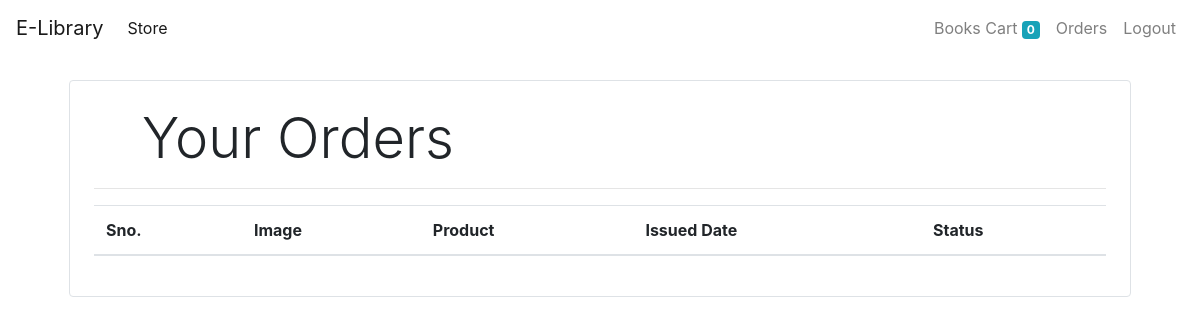
The page /orders (signed in) on the database as committed earlier.
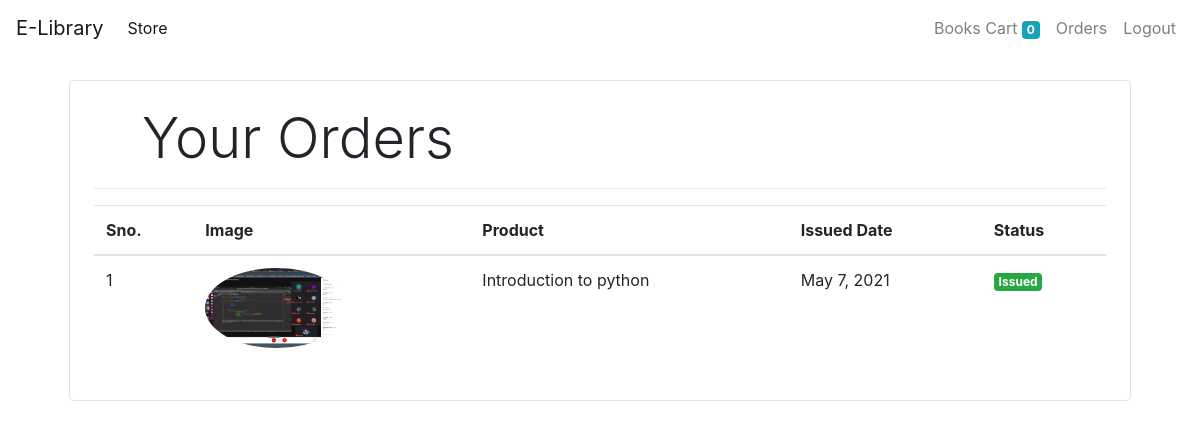
The same page on the database as committed later.
### store/models/orders.py (models this page shows, shortened)
class Order(models.Model):
    product = models.ForeignKey(Product,
                                on_delete=models.CASCADE)
    customer = models.ForeignKey(Customer,
                                 on_delete=models.CASCADE)
    quantity = models.IntegerField(default=1)
    price = models.IntegerField()
    address = models.CharField(max_length=50, default='', blank=True)
    phone = models.CharField(max_length=50, default='', blank=True)
    date = models.DateField(default=datetime.datetime.today)
    status = models.BooleanField(default=False)
    @staticmethod
    def get_orders_by_customer(customer_id):
        return Order.objects.filter(customer=customer_id).order_by('-date')

### store/models/product.py (models this page shows, shortened)
class Product(models.Model):
    name = models.CharField(max_length=50)
    Isbn = models.IntegerField(default=0)
    category = models.ForeignKey(Category, on_delete=models.CASCADE, default=1)
    description = models.CharField(max_length=200, default='' , null=True , blank=True)
    author= models.CharField(max_length=200,default='',null=True,blank=True)
    image = models.ImageField(upload_to='uploads/products/')

### store/middlewares/auth.py (the view)
    def middleware(request):
        print(request.session.get('customer'))
        returnUrl = request.META['PATH_INFO']
        print(request.META['PATH_INFO'])
        if not request.session.get('customer'):
           return redirect(f'login?return_url={returnUrl}')
        response = get_response(request)
        return response

### store/views/orders.py (called while the page is built)
    def get(self , request ):
        customer = request.session.get('customer')
        orders = Order.get_orders_by_customer(customer)
        print(orders)
        return render(request , 'orders.html'  , {'orders' : orders})

### store/templates/orders.html
{% extends 'base.html' %}
{% block content %}
{% load cart %}
{% load custom_filter %}
<div class="container">
   <div class="border rounded p-4 m-4">
        <p class="display-4 pl-4 ml-4">Your Orders</p>
        <hr>
        <table class="table">
            <thead>
                <tr>
                    <th>Sno.</th>
                    <th>Image</th>
                    <th>Product</th>
                    <th>Issued Date</th>
                    <th>Status</th>
                </tr>
            </thead>
            <tbody>
                {% for order in orders %}
                <tr>
                    <td>{{forloop.counter}}</td>
                    <td><img style="height: 80px;" class="rounded-circle" src="{{order.product.image.url}}" alt=""></td>
                    <td>{{order.product.name}}</td>
                    <td>{{order.date}}</td>
                    {% if order.status %}
                    <td><small class="badge badge-success">Issued</small></td>
                    {%else%}
                    <td><small class="badge badge-warning">Pending</small></td>
                    {% endif %}
                </tr>
                {% endfor %}
            </tbody>
        </table>
   </div>
</div>
{% endblock %}

### store/templates/base.html (shortened to what this page needs)
<!doctype html>
<html lang="en">
<head>
  <link rel="stylesheet" href="https://maxcdn.bootstrapcdn.com/bootstrap/4.0.0/css/bootstrap.min.css"
>
</head>
<body>
  <nav class="one-edge-shadow
  sticky-top navbar
  navbar-expand-lg
   navbar-light bg-white">
    <a class="navbar-brand" href="/">E-Library</a>
    <div class="collapse navbar-collapse" id="navbarSupportedContent">
      <ul class="navbar-nav mr-auto">
        <li class="nav-item active">
          <a class="nav-link" href="/store">Store <span class="sr-only">(current)</span></a>
        </li>
      </ul>
      <ul class=" navbar-nav my-2 my-lg-0">
        <li class="nav-item ">
          <a class="nav-link" href="/cart">Books Cart
            <span class="badge badge-info">{{request.session.cart.keys|length}}</span>
            <span class="sr-only">(current)</span></a>
        </li>
        {% if request.session.customer %}
        <li class="nav-item ">
          <a class="nav-link" href="/orders">Orders<span class="sr-only">(current)</span></a>
        </li>
        <li class="nav-item ">
          <a class="nav-link" href="/logout">Logout<span class="sr-only">(current)</span></a>
        </li>
        {% endif %}
      </ul>
    </div>
  </nav>
    {% block content %}{% endblock %}
</body>
</html>

Rows that differ between the two databases and show on the page:
added Order: product.image (picture), product.name "Introduction to python", date "May 7, 2021", status "Issued"
